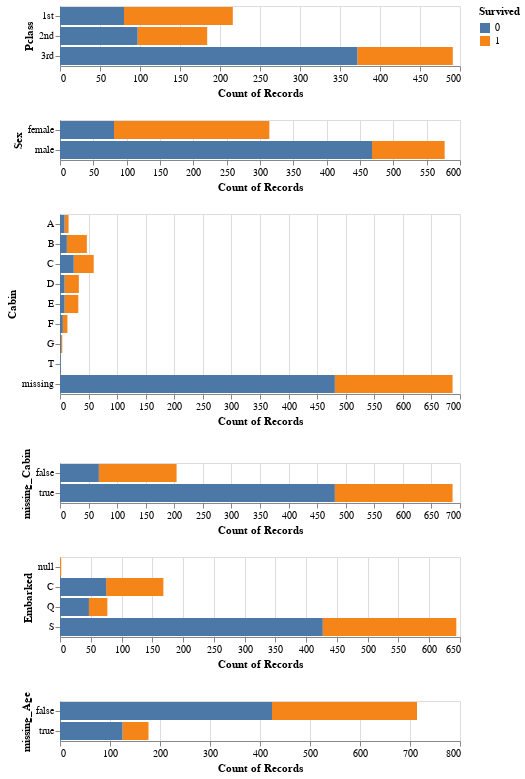

This figure's notebook cell:
### Code cell
#Pclass, Sex, Cabin, Embarked

plot_pclass = alt.Chart(train_df).mark_bar().encode(
    y='Pclass',
    x='count()',
    fill='Survived'
)
plot_sex = alt.Chart(train_df).mark_bar().encode(
    y='Sex',
    x='count()',
    fill='Survived'
)
plot_cabin = alt.Chart(train_df).mark_bar().encode(
    x='count()',
    y='Cabin',
    fill='Survived'
)
plot_missing_cabin = alt.Chart(train_df).mark_bar().encode(
    x='count()',
    y='missing_Cabin',
    fill='Survived'
)
plot_embarked = alt.Chart(train_df).mark_bar().encode(
    y='Embarked',
    x='count()',
    fill='Survived'
)
plot_missing_age = alt.Chart(train_df).mark_bar().encode(
    x='count()',
    y='missing_Age',
    fill='Survived'
)

plot_pclass & plot_sex & plot_cabin & plot_missing_cabin & plot_embarked & plot_missing_age

### Figure 1 — Vega-Lite specification as saved in the notebook (floating-point values rounded to 4 significant figures; data arrays with more than 128 entries replaced by an {"elided": "..."} marker saying what was removed)
{"$schema": "https://vega.github.io/schema/vega-lite/v4.8.1.json", "config": {"view": {"continuousHeight": 300, "continuousWidth": 400}}, "data": {"name": "data-b999105c0ef182bee607be70694e6773"}, "datasets": {"data-b999105c0ef182bee607be70694e6773": {"elided": "891 records"}}, "vconcat": [{"encoding": {"fill": {"field": "Survived", "type": "nominal"}, "x": {"aggregate": "count", "type": "quantitative"}, "y": {"field": "Pclass", "type": "nominal"}}, "mark": "bar"}, {"encoding": {"fill": {"field": "Survived", "type": "nominal"}, "x": {"aggregate": "count", "type": "quantitative"}, "y": {"field": "Sex", "type": "nominal"}}, "mark": "bar"}, {"encoding": {"fill": {"field": "Survived", "type": "nominal"}, "x": {"aggregate": "count", "type": "quantitative"}, "y": {"field": "Cabin", "type": "nominal"}}, "mark": "bar"}, {"encoding": {"fill": {"field": "Survived", "type": "nominal"}, "x": {"aggregate": "count", "type": "quantitative"}, "y": {"field": "missing_Cabin", "type": "nominal"}}, "mark": "bar"}, {"encoding": {"fill": {"field": "Survived", "type": "nominal"}, "x": {"aggregate": "count", "type": "quantitative"}, "y": {"field": "Embarked", "type": "nominal"}}, "mark": "bar"}, {"encoding": {"fill": {"field": "Survived", "type": "nominal"}, "x": {"aggregate": "count", "type": "quantitative"}, "y": {"field": "missing_Age", "type": "nominal"}}, "mark": "bar"}]}
